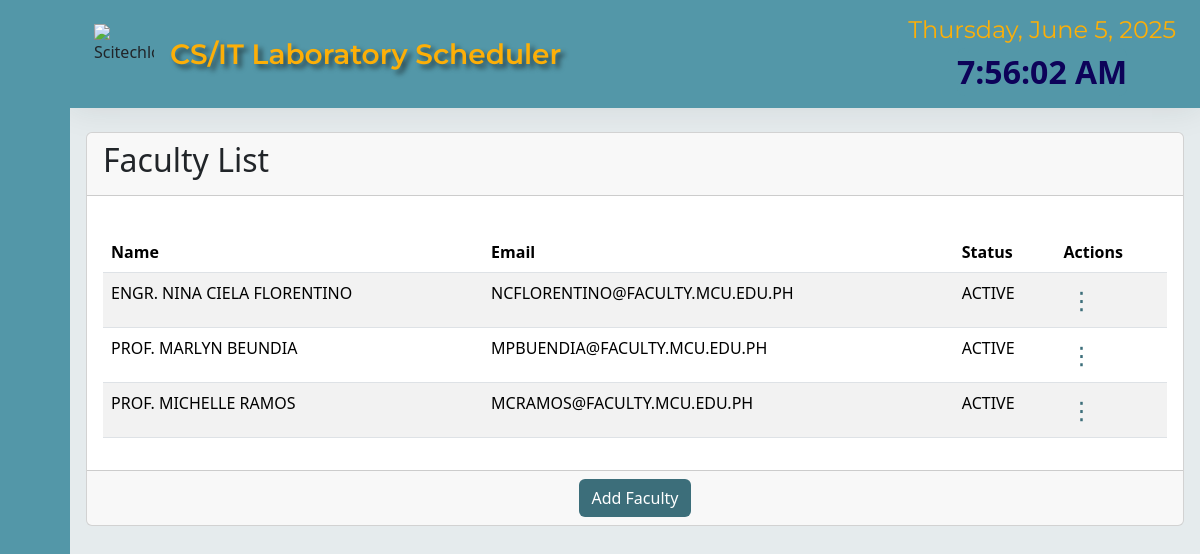
The app's page /faculty-management.php with its own data.
### tables this page shows
CREATE TABLE `faculty_tbl` (
  `faculty_id` int(11) NOT NULL,
  `faculty_name` varchar(30) NOT NULL,
  `faculty_email` varchar(70) NOT NULL,
  `faculty_status` text NOT NULL,
  `faculty_pass` varchar(30) NOT NULL,
  `role` text NOT NULL
);

### faculty-management.php (the view, shortened to what this page needs)
<?php
include 'connection.php';
$sql = "SELECT * FROM faculty_tbl WHERE faculty_status IN ('ACTIVE', 'INACTIVE')";
$result = $conn->query($sql);
?>
<!doctype html>
<html lang="en">
  <head>
    <link rel="stylesheet" href="https://cdn.lineicons.com/3.0/lineicons.css">
    <link rel="stylesheet" href="styles.css">
    <link href="https://cdn.jsdelivr.net/npm/bootstrap@5.3.3/dist/css/bootstrap.min.css" rel="stylesheet">
  </head>
  <body>
    <div class="wrapper">
      <aside id="sidebar">
        <div class="d-flex">
          <button class="toggle-btn" type="button">
          </button>
        </div>
        <ul class="sidebar-nav">
          <li class="sidebar-item">
            <a href="index.php" class="sidebar-link">
            </a>
          </li>
          <li class="sidebar-item">
            <a href="#" class="sidebar-link has-dropdown collapsed" data-bs-toggle="collapse" data-bs-target="#createDropdown" aria-expanded="false" aria-controls="auth">
              </a>
          </li>
            <li class="sidebar-item">
            <a href="#" class="sidebar-link has-dropdown collapsed" data-bs-toggle="collapse" data-bs-target="#viewDropdown" aria-expanded="false" aria-controls="auth">
            </a>
          </li>
                          <li class="sidebar-item">
            <a href="#" class="sidebar-link has-dropdown collapsed" data-bs-toggle="collapse" data-bs-target="#course" aria-expanded="false" aria-controls="course">
            </a>
           <li class="sidebar-item">
            <a href="#" class="sidebar-link has-dropdown collapsed" data-bs-toggle="collapse" data-bs-target="#auth" aria-expanded="false" aria-controls="auth">
            </a>
             <li class="sidebar-item">
                <a href="#" class="sidebar-link has-dropdown collapsed" data-bs-toggle="collapse" data-bs-target="#acc" aria-expanded="false" aria-controls="auth">
                </a>
          </li>
          <li class="sidebar-footer">
          <a href="logout.php" class="sidebar-link">
            </a>
          </li>
        </ul>
      </aside>
      <div class="main">
        <nav class="navbar navbar-expand  px-4 py-4" data-bs-theme="dark">
          <div class="navbar-collapse collapse">
          <img src="assets/scitech logo.png"  alt="Scitechlogo" height="60px" width="60px">
          <a class="navbar-brand mx-3 fs-3" id="navtitle" href="#" style="text-shadow: 4px 4px 5px rgba(14, 14, 14, 0.6) !important;">CS/IT Laboratory Scheduler</a>
          </div>
          <ul class="navbar-nav ms-auto">
              <li class="navbar-item dropdown">
                <div class="timer-container">
                  <div class="date" id="currentDate">
                  </div>
                  <div class="time" id="localTime">
                  </div>
                </div>
              </li>
            </ul>
        </nav>
        <main class="content px-3 py-4">
          <div class="card">
            <div class="card-header">
              <h2>Faculty List</h2>
            </div>
            <div class="card-body">
              <div class="faculty-list-wrapper">
                <table class="table table-striped">
                  <thead>
                    <tr>
                      <th scope="col">Name</th>
                      <th scope="col">Email</th>
                      <th scope="col">Status</th>
                      <th scope="col">Actions</th>
                    </tr>
                  </thead>
                  <tbody>
                    <?php if ($result->num_rows > 0): ?>
                      <?php while ($row = $result->fetch_assoc()): ?>
                        <tr>
                          <td><?php echo htmlspecialchars($row['faculty_name']); ?></td>
                          <td><?php echo htmlspecialchars($row['faculty_email']); ?></td>
                        <td>
                        <?php echo htmlspecialchars($row['faculty_status']);  ?>
                        </td>
                        <TD>
                                                         <div class="action-container">
  <button class="ellipsis-btn" aria-label="Actions">&#8942;</button>
</div>
                          </td>
                        </tr>
                      <?php endwhile; ?>
                    <?php else: ?>
                      <tr>
                        <td colspan="5" class="text-center">No Faculty Found</td>
                      </tr>
                    <?php endif; ?>
                  </tbody>
                </table>
              </div>
            </div>
            <div class="card-footer text-end">
              <center>
                <a href="faculty-management-edit.php">
              <button class="btn" style="background-color: #3c6e7a; color: white;">Add Faculty</button>
              </a>
            </center>
            </div>
          </div>
        </main>
      </div>
                    </div>
  </body>
</html>

### styles.css (style rules this page uses)
#navtitle { text-align: center; justify-content: center; font-weight: 600; color: #fdaf07; font-family: 'Montserrat'; }
a:link { text-decoration: none; }
li { list-style: none; }
.wrapper { display: flex; }
.main { display: flex; flex-direction: column; min-height: 100vh; width: 100%; overflow: hidden; transition: all 0.35s ease-in-out; background-color: #e5ebed; min-width: 0; }
#sidebar { width: 70px; min-width: 70px; z-index: 1000; transition: all .25s ease-in-out; background-color: #5397a8; display: flex; flex-direction: column; }
.toggle-btn { background-color: transparent; cursor: pointer; border: 0; padding: 1rem 1.5rem; margin-top: 18px; }
.sidebar-nav { padding: 2rem 0; flex: 1 1 auto; }
a.sidebar-link { padding: .625rem 1.625rem; color: #130164; display: block; font-size: 1rem; white-space: nowrap; border-left: 3px solid transparent; }
.sidebar-item { position: relative; }
.navbar { background-color: #5397a8; box-shadow: 0 0 2rem 0 rgba(33, 37, 41, .1); }
.navbar-expand .navbar-collapse { min-width: 200px; }
.timer-container { display: flex; flex-direction: column; justify-content: center; align-items: center; height: 40px; background-color: #5397a8; }
.date { font-size: 1.5rem; margin-bottom: 0px; color: #fdaf07; font-family: 'Montserrat'; }
.time { font-size: 2rem; font-weight: bold; background-color: #5397a8; color: #0d0259; padding: 0px; border-radius: 8px; }
.faculty-list-wrapper table { width: 100%; margin-top: 20px; }
.faculty-list-wrapper td, .faculty-list-wrapper th { text-align: left; }

### faculty-management.php (style rules this page uses)
.action-container { position: relative; display: inline-block; }
.ellipsis-btn { cursor: pointer; font-size: 24px; border: none; background: transparent; color: #3c6e7a; }

### records on screen
faculty_tbl: faculty_name "ENGR. NINA CIELA FLORENTINO", faculty_email "NCFLORENTINO@FACULTY.MCU.EDU.PH", faculty_status "ACTIVE"
faculty_tbl: faculty_name "PROF. MARLYN BEUNDIA", faculty_email "MPBUENDIA@FACULTY.MCU.EDU.PH", faculty_status "ACTIVE"
faculty_tbl: faculty_name "PROF. MICHELLE RAMOS", faculty_email "MCRAMOS@FACULTY.MCU.EDU.PH", faculty_status "ACTIVE"
